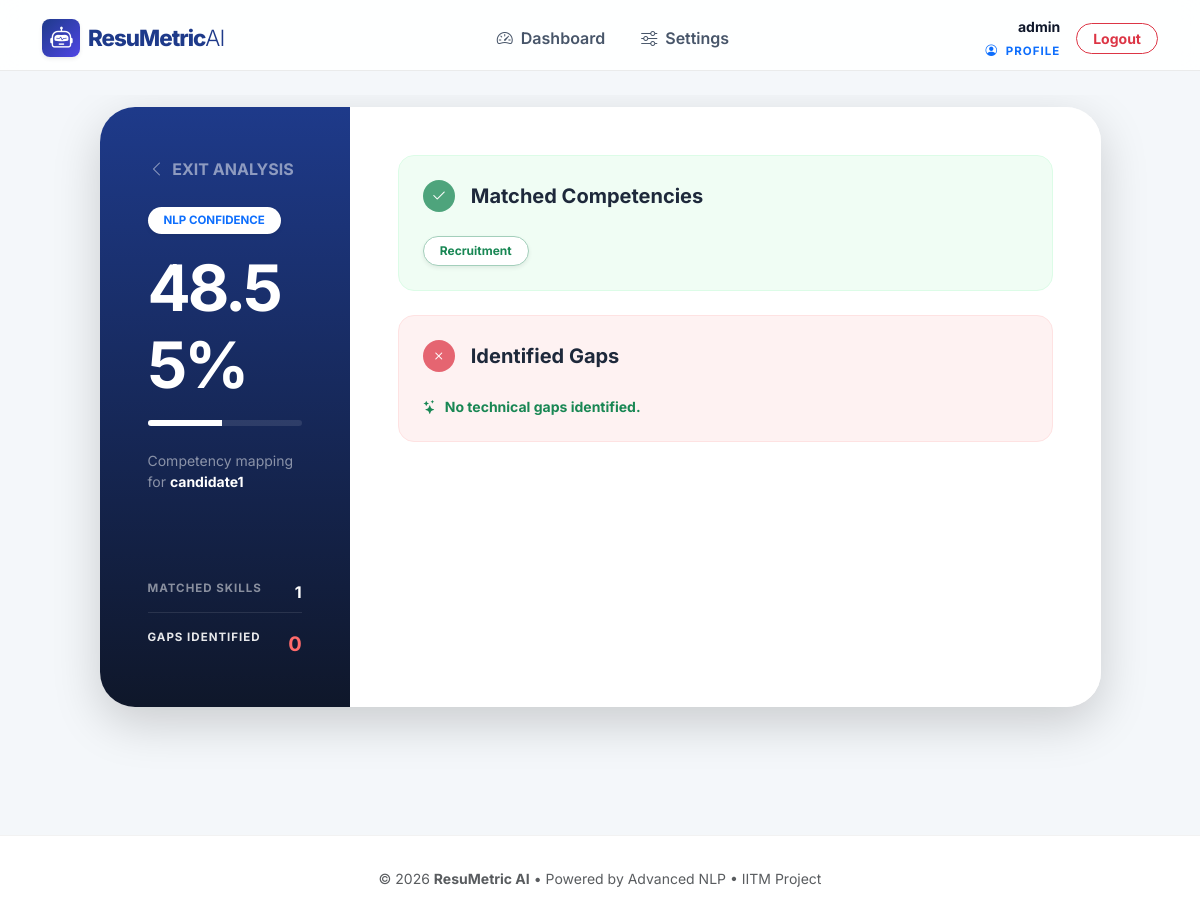
/screening/compare/17/ (signed in), run on the app's committed database.
### screening/models.py (models this page shows, shortened)
class ResumeSubmission(models.Model):
    STATUS_CHOICES = [
        ('PENDING', 'Pending Review'),
        ('SHORTLISTED', 'Shortlisted'),
        ('INTERVIEW', 'Interviewing'),
        ('HIRED', 'Hired'),
        ('REJECTED', 'Rejected'),
    ]
    room = models.ForeignKey(RecruiterRoom, on_delete=models.CASCADE, related_name='submissions')
    candidate = models.ForeignKey(User, on_delete=models.CASCADE)
    resume_file = models.FileField(upload_to='submissions/')
    score = models.FloatField()
    skills = models.TextField(default="No skills identified")
    missing_skills = models.TextField(blank=True, null=True)
    submitted_at = models.DateTimeField(auto_now_add=True)
    referral_code = models.UUIDField(default=uuid.uuid4, editable=False)
    is_premium_unlocked = models.BooleanField(default=False)
    referral_click_count = models.IntegerField(default=0)
    status = models.CharField(max_length=20, choices=STATUS_CHOICES, default='PENDING')
    interview_date = models.DateField(null=True, blank=True)
    interview_time = models.TimeField(null=True, blank=True)
    interview_location = models.CharField(max_length=255, null=True, blank=True)
    interview_type = models.CharField(
        max_length=20,
        choices=[('ONLINE', 'Online'), ('ON-SITE', 'On-Site')],
        null=True, blank=True
    )
    class Meta:
        constraints = [
            models.UniqueConstraint(fields=['room', 'candidate'], name='unique_candidate_submission_per_room')
        ]

### screening/views.py (the view)
# urls.py: path('compare/<int:submission_id>/', views.compare_skills, name='compare_skills'),
@login_required
def compare_skills(request, submission_id):
    submission = get_object_or_404(ResumeSubmission, id=submission_id)
    return render(request, 'screening/compare_skills.html', {
        'submission': submission, 'room': submission.room,
        'matched_skills': sorted(submission.skills.split(", ")) if submission.skills else [],
        'missing_skills': sorted(submission.missing_skills.split(", ")) if submission.missing_skills else [],
        'ai_insight': "Strong Match" if submission.score >= 80 else "Potential" if submission.score >= 50 else "Weak"
    })

### screening/templates/screening/compare_skills.html (shortened to what this page needs)
{% extends 'base.html' %}
{% block content %}
<div class="container-fluid min-vh-100 py-2 d-flex justify-content-center" style="background: #f4f7fa; overflow-y: auto;">
    <div class="col-xl-11 col-xxl-10 mt-1">
        <div class="card border-0 shadow-lg animate__animated animate__fadeInUp" style="border-radius: 35px; background: #ffffff; overflow: hidden;">
            <div class="row g-0">
                <div class="col-lg-3 d-flex flex-column p-4 p-xl-5 text-white justify-content-between"
                     style="background: linear-gradient(180deg, #1E3A8A 0%, #0f172a 100%); min-height: 600px;">
                    <div>
                        <div class="mb-4">
                            <a href="{% url 'room_detail' room.slug %}" class="btn btn-link p-0 text-white-50 text-decoration-none small fw-bold text-uppercase">
                                <i class="bi bi-chevron-left me-1"></i> Exit Analysis
                            </a>
                        </div>
                        <span class="badge rounded-pill bg-white text-primary px-3 py-2 mb-3 fw-bold x-small shadow-sm">NLP CONFIDENCE</span>
                        <h2 class="display-3 fw-bold mb-0" style="letter-spacing: -3px;">{{ submission.score }}%</h2>
                        <div class="progress mt-3 mb-4" style="height: 6px; background: rgba(255,255,255,0.1); border-radius: 10px;">
                            <div class="progress-bar bg-white" role="progressbar" style="width: {{ submission.score }}%;"></div>
                        </div>
                        <p class="text-white-50 small">Competency mapping for <strong class="text-white">{{ submission.candidate.username }}</strong></p>
                    </div>
                    <div class="mt-auto pt-5">
                        <div class="d-flex justify-content-between mb-3 border-bottom border-white border-opacity-10 pb-2">
                            <span class="x-small text-white-50 text-uppercase fw-bold ls-1">Matched Skills</span>
                            <span class="fw-bold">{{ matched_skills|length }}</span>
                        </div>
                        <div class="d-flex justify-content-between">
                            <span class="x-small text-white text-uppercase fw-bold ls-1" style="opacity: 0.9;">Gaps Identified</span>
                            <span class="fw-bold fs-5" style="color: #ff6b6b;">{{ missing_skills|length }}</span>
                        </div>
                    </div>
                </div>
                <div class="col-lg-9 d-flex flex-column bg-white p-4 p-xl-5">
                    <div class="p-4 rounded-4 border-0 mb-4" style="background: #f0fdf4; border: 1px solid #dcfce7 !important;">
                        <div class="d-flex align-items-center mb-4">
                            <div class="status-circle bg-success bg-opacity-75 me-3">
                                <i class="bi bi-check2 text-white"></i>
                            </div>
                            <h5 class="fw-bold mb-0 text-slate-800">Matched Competencies</h5>
                        </div>
                        <div class="d-flex flex-wrap gap-2">
                            {% for skill in matched_skills %}
                                <span class="badge rounded-pill bg-white text-success border border-success-subtle px-3 py-2 shadow-sm small fw-bold">
                                    {{ skill }}
                                </span>
                            {% endfor %}
                        </div>
                    </div>
                    <div class="p-4 rounded-4 border-0 mb-4" style="background: #fef2f2; border: 1px solid #fee2e2 !important;">
                        <div class="d-flex align-items-center mb-4">
                            <div class="status-circle bg-danger bg-opacity-75 me-3">
                                <i class="bi bi-x text-white"></i>
                            </div>
                            <h5 class="fw-bold mb-0 text-slate-800">Identified Gaps</h5>
                        </div>
                        <div class="d-flex flex-wrap gap-2">
                            {% if missing_skills %}
                                {% for skill in missing_skills %}
                                    <span class="badge rounded-pill bg-white text-danger border border-danger-subtle px-3 py-2 shadow-sm small fw-bold">
                                        {{ skill }}
                                    </span>
                                {% endfor %}
                            {% else %}
                                <p class="text-success small fw-bold mb-0"><i class="bi bi-stars me-2"></i>No technical gaps identified.</p>
                            {% endif %}
                        </div>
                    </div>
                </div>
            </div>
        </div>
    </div>
</div>
{% endblock %}

### templates/base.html (shortened to what this page needs)
<!DOCTYPE html>
<html lang="en">
<head>
    <link rel="stylesheet" href="https://cdn.jsdelivr.net/npm/bootstrap-icons@1.11.1/font/bootstrap-icons.css">
    <link href="https://cdn.jsdelivr.net/npm/bootstrap@5.3.0/dist/css/bootstrap.min.css" rel="stylesheet">
</head>
<body>
    <nav class="navbar navbar-expand-lg">
        <div class="container">
            <a class="navbar-brand d-flex align-items-center" href="{% url 'landing' %}">
                <div class="rounded-3 p-2 me-2 d-flex align-items-center justify-content-center shadow-sm"
                    style="width: 38px; height: 38px; background: linear-gradient(135deg, var(--primary-blue), var(--ai-indigo));">
                    <i class="bi bi-robot text-white"></i>
                </div>
                ResuMetric <span class="fw-light">AI</span>
            </a>
            <div class="collapse navbar-collapse" id="navbarNav">
                <ul class="navbar-nav mx-auto align-items-center">
                    {% if user.is_authenticated %}
                        {% if user.profile.role == 'RECRUITER' or user.is_staff %}
                            <li class="nav-item">
                                <a class="nav-link {% if request.resolver_match.url_name == 'dashboard' %}active-nav{% endif %}"
                                   href="{% url 'dashboard' %}">
                                    <i class="bi bi-speedometer2 me-1"></i> Dashboard
                                </a>
                            </li>
                            <li class="nav-item">
                                <a class="nav-link {% if request.resolver_match.url_name == 'recruiter_settings_view' %}active-nav{% endif %}"
                                   href="{% url 'recruiter_settings_view' %}">
                                    <i class="bi bi-sliders me-1"></i> Settings
                                </a>
                            </li>
                        {% endif %}
                    {% else %}
                        <a class="nav-link" href="{% url 'home_ats_checker' %}">ATS Checker</a>
                        <a class="nav-link" href="{% url 'login' %}">Login</a>
                    {% endif %}
                </ul>
                <div class="navbar-nav align-items-center">
                    {% if user.is_authenticated %}
                        <div class="d-none d-lg-block text-end me-3">
                            <div class="small fw-bold text-slate-900">{{ user.username }}</div>
                            <a href="{% url 'recruiter_setup' %}" class="x-small text-primary text-uppercase fw-bold text-decoration-none ls-1">
                                <i class="bi bi-person-circle me-1"></i> Profile
                            </a>
                        </div>
                        <form action="{% url 'logout' %}" method="post" class="d-inline">
                            <button type="submit" class="btn btn-sm btn-outline-danger px-3 rounded-pill fw-bold transition-lively">Logout</button>
                        </form>
                    {% else %}
                        <a class="btn btn-primary ms-lg-2" href="{% url 'register' %}">Get Started</a>
                    {% endif %}
                </div>
            </div>
        </div>
    </nav>
    <main class="main-content">
        <div class="container">
            {% block content %}
            {% endblock %}
        </div>
    </main>
    <footer>
        <div class="container text-center">
            <p class="text-muted small mb-0">
                &copy; 2026 <strong>ResuMetric AI</strong> • Powered by Advanced NLP • IITM Project
            </p>
        </div>
    </footer>
</body>
</html>

### templates/base.html (style rules this page uses)
:root { --primary-blue: #1E3A8A; --ai-indigo: #4F46E5; --electric-blue: #3b82f6; --success-green: #16A34A; --slate-900: #0f172a; --slate-600: #475569; --soft-bg: #f8fafc; }
body { background-color: var(--soft-bg); font-family: 'Inter', sans-serif; color: var(--slate-900); min-height: 100vh; display: flex; flex-direction: column; }
.navbar { background: rgba(255, 255, 255, 0.9) !important; backdrop-filter: blur(12px); border-bottom: 1px solid rgba(0, 0, 0, 0.08) !important; padding: 14px 0; position: sticky; top: 0; z-index: 1000; }
.navbar-brand { font-weight: 800; color: var(--primary-blue) !important; letter-spacing: -1px; font-size: 1.4rem; }
.nav-link { color: var(--slate-600) !important; font-weight: 600; margin: 0 10px; transition: all 0.3s ease; position: relative; }
.main-content { flex: 1; padding-top: 1.5rem; }
.x-small { font-size: 0.7rem; }
.ls-1 { letter-spacing: 0.5px; }
footer { background: white; padding: 2rem 0; margin-top: auto; border-top: 1px solid rgba(0, 0, 0, 0.05); }

### screening/templates/screening/compare_skills.html (style rules this page uses)
html, body { background: #f4f7fa; overflow-y: auto !important; }
.text-slate-800 { color: #1e293b; }
.status-circle { width: 32px; height: 32px; border-radius: 50%; display: flex; align-items: center; justify-content: center; flex-shrink: 0; aspect-ratio: 1 / 1; }
.x-small { font-size: 0.72rem; }
.ls-1 { letter-spacing: 1px; }
.badge { transition: all 0.2s ease; }
.navbar { margin-bottom: 0 !important; padding-bottom: 0.5rem !important; }
.container-fluid { padding-top: 0.5rem !important; }
.min-vh-100 { min-height: calc(100vh - 60px) !important; }

### data on the page
ResumeSubmission: score "48.55", candidate.username "candidate1", matched_skills "Recruitment"

### other printed values
{{ user.username }} "admin"
{{ matched_skills|length }} "1"
{{ missing_skills|length }} "0"
